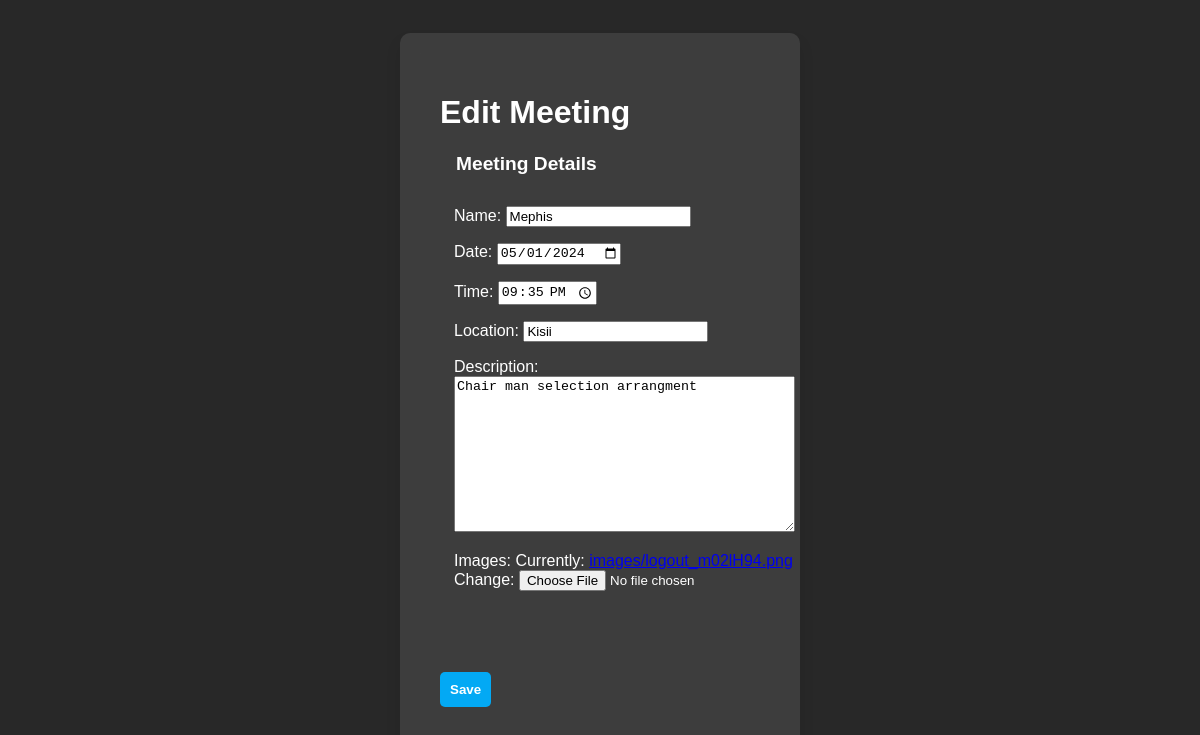
/events/meetings/2/edit/ (signed in), run on an earlier commit of the app's database.
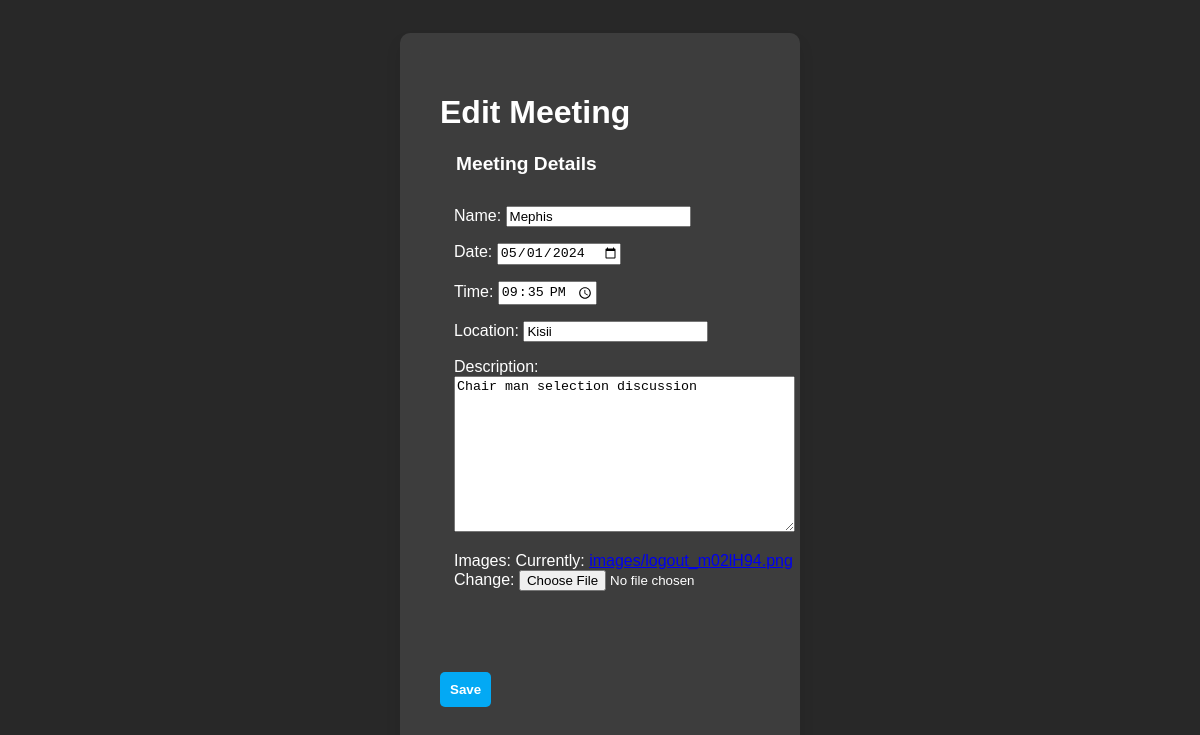
And on a later commit of the database.
### events/models.py (models this page shows)
class Meeting(models.Model):
    name = models.CharField(max_length=100)
    date = models.DateField()
    time = models.TimeField()
    location = models.CharField(max_length=200)
    description = models.TextField()
    images = models.ImageField(upload_to='images/', null=True)

### events/views.py (the view)
# urls.py: path('meetings/<int:meeting_id>/edit/', views.edit_meeting, name='edit_meeting'),
@login_required
def edit_meeting(request, meeting_id):
    meeting = get_object_or_404(Meeting, id=meeting_id)
    if request.method == 'POST':
        form = MeetingForm(request.POST, instance=meeting)
        if form.is_valid():
            form.save()
            return redirect('meeting_list')
    else:
        form = MeetingForm(instance=meeting)
    return render(request, 'events/add_edit_meeting.html', {'form': form})

### events/forms.py
class MeetingForm(forms.ModelForm):
    class Meta:
        model = Meeting
        fields = ['name', 'date', 'time', 'location', 'description', 'images']
        widgets = {
            'date': forms.DateInput(attrs={'type': 'date'}),
            'time': forms.TimeInput(attrs={'type': 'time'}),
        }

### events/templates/events/add_edit_meeting.html (shortened to what this page needs)
{% load static %}
<!DOCTYPE html>
<html lang="en">
<head>
    <link rel="stylesheet" href="{% static 'css/event.css' %}">
</head>
<body>
    <div class="container">
        <h1>{% if form.instance.pk %}Edit Meeting{% else %}Add Meeting{% endif %}</h1>
        <div class="form">
            <form method="post" enctype="multipart/form-data">
                <fieldset>
                    <legend>Meeting Details</legend>
                    {{ form.as_p }}
                </fieldset>
                <fieldset>
                </fieldset>
                <div class="inputBox">
                    <input type="submit" value="Save">
                </div>
            </form>
        </div>
    </div>
</body>
</html>

What changed in the data, as far as the page shows it:
changed Meeting "Mephis": description "Chair man selection arrangment" → "Chair man selection discussion"
